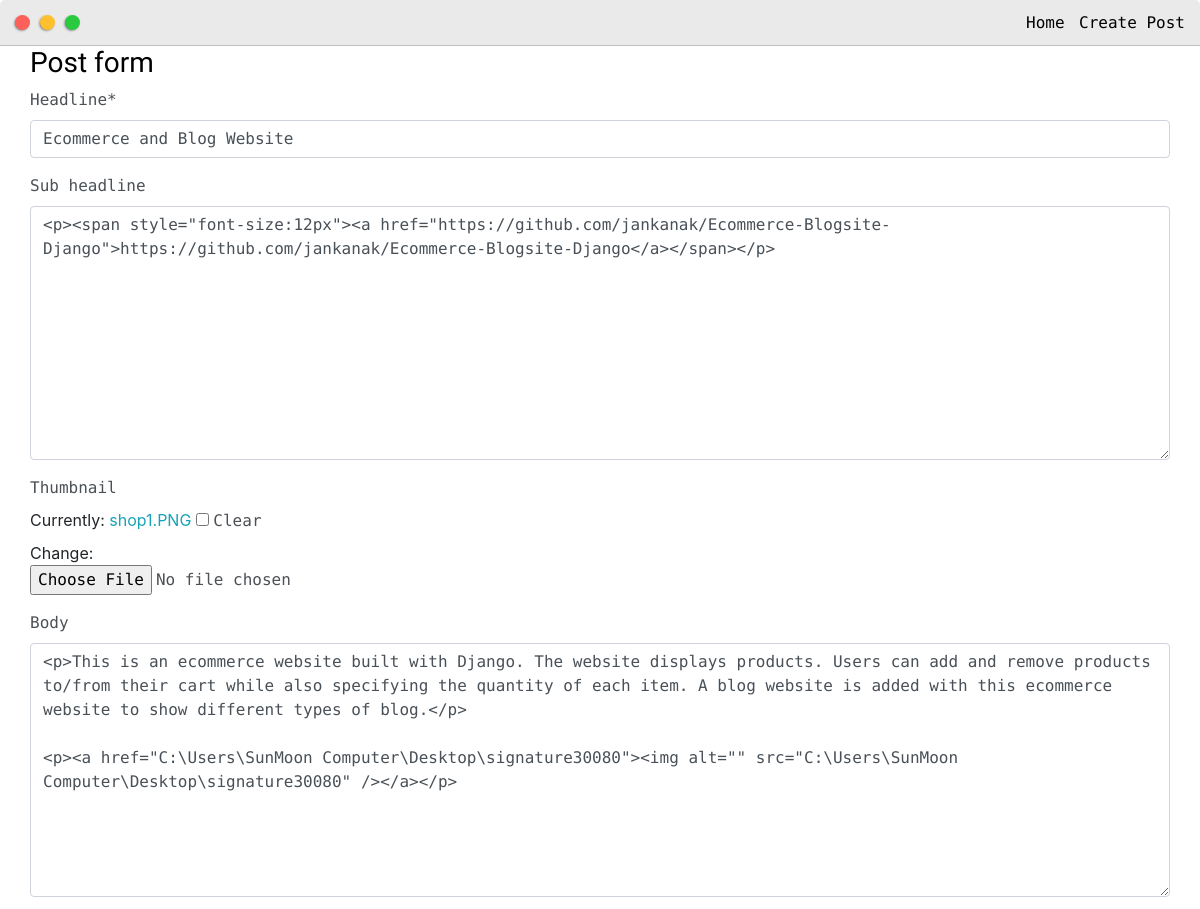
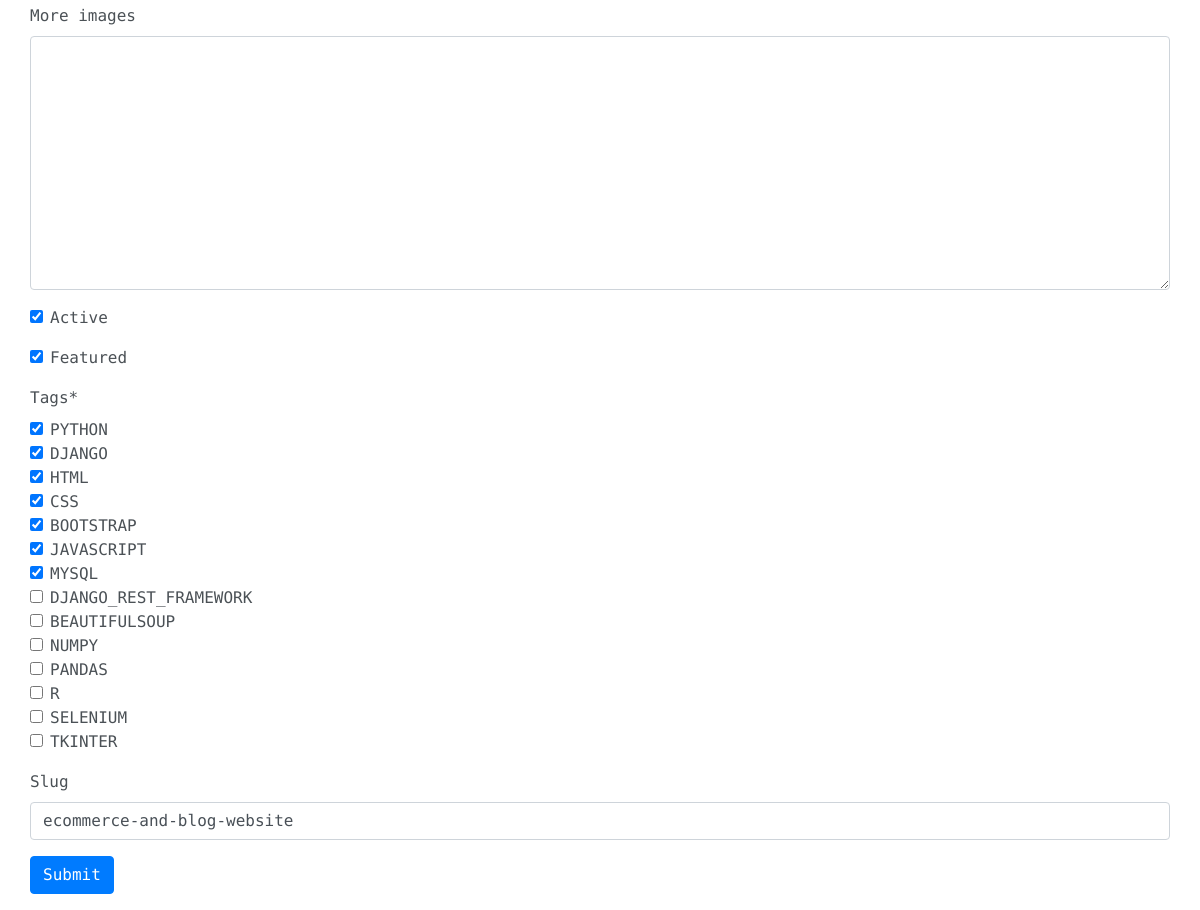
The page /update_post/ecommerce-and-blog-website/ (signed in) on the database its author committed (2 pictures, top to bottom).
### base/models.py (models this page shows, shortened)
class Post(models.Model):
    headline=models.CharField(max_length=200)
    sub_headline=RichTextUploadingField(blank=True,null=True)
    thumbnail=models.ImageField(null=True,blank=True)
    body=RichTextUploadingField(blank=True,null=True)
    more_images=models.TextField(blank=True,null=True)
    created=models.DateTimeField(auto_now_add=True)
    active=models.BooleanField(default=False)
    featured=models.BooleanField(default=False)
    tags=models.ManyToManyField(Tag,null=True)
    slug=models.SlugField(blank=True,null=True)

### base/views.py (the view)
# urls.py: path('update_post/<slug:slug>/',views.updatePost,name="update_post"),
@login_required(login_url="home")
def updatePost(request,slug):
    post=Post.objects.get(slug=slug)
    form=PostForm(instance=post)
    if request.method == 'POST':
        form=PostForm(request.POST,request.FILES,instance=post)
        if form.is_valid():
            form.save()
        return redirect('posts')
    context={'form':form}
    return render(request,'base/post_form.html',context)

### base/forms.py
class PostForm(ModelForm):
    class Meta:
        model=Post
        fields='__all__'
        widgets={
            'tags':forms.CheckboxSelectMultiple(),
        }

### base/models.py (called while the page is built)
    def __str__(self):
        return self.name

### base/templates/base/post_form.html (shortened to what this page needs)
{% extends 'base/main.html' %}
{% load static %}
{% load crispy_forms_tags %}
{% block content %}
    <div class="main-container">
        <h3>Post form </h3>
        <form action="" method="POST" enctype="multipart/form-data">
            {{ form|crispy }}
            <input class="btn btn-primary" type="submit" value="Submit">
        </form>
    </div>
{% endblock %}

### static/css/default.css (style rules this page uses)
:root { --mainColor:#eaeaea; --secondaryColor:#fff; --borderColor:#c1c1c1; --mainText:black; --secondaryText:#4b5156; --themeDotBorder:#24292e; --previewBg:rgb(251, 249, 243, 0.8); --previewShadow:#f0ead6; --buttonColor:black; }
html, body { padding: 0; margin: 0; scroll-behavior: smooth; }
body * { transition: 0.3s; }
h1, h2, h3, h4, h5, h6, strong { color: var(--mainText); font-family: 'Russo One', sans-serif; font-weight: 500; }
p, li, span, label, input, textarea { color: var(--secondaryText); font-family: 'Roboto Mono', monospace; }
a { text-decoration: none; color:#17a2b8; }
h3 { font-size: 28px; }
.main-container { width: 1200px; margin: 0 auto; }
@media screen and (max-width: 1200px) { .main-container { width: 95%; } }

### base/templates/base/post_form.html (style rules this page uses)
#div_id_tags > div { max-height: 100px; overflow-y: scroll; border: 1px solid #888; padding :5px; }

### rows shown on the page
Post: headline "Ecommerce and Blog Website", sub_headline "<p><span style=\"font-size:12px\"><a href=\"https://github.com/jankanak/Ecommerce-Blogsite-Django\">https://github.com/jankanak/Ecommerce-Blogsite-Django</a></span></p>", body "<p>This is an ecommerce website built with Django. The website displays products. Users can add and remove products to/from their cart while also specifying the quantity of each item. A blog website is added with this ecommerce website to show different types of blog.</p> <p><a href=\"C:\\Users\\SunMoon Computer\\Desktop\\signature30080\"><img alt=\"\" src=\"C:\\Users\\SunMoon Computer\\Desktop\\signature30080\" /></a></p>", active "☑", featured "☑", slug "ecommerce-and-blog-website"
